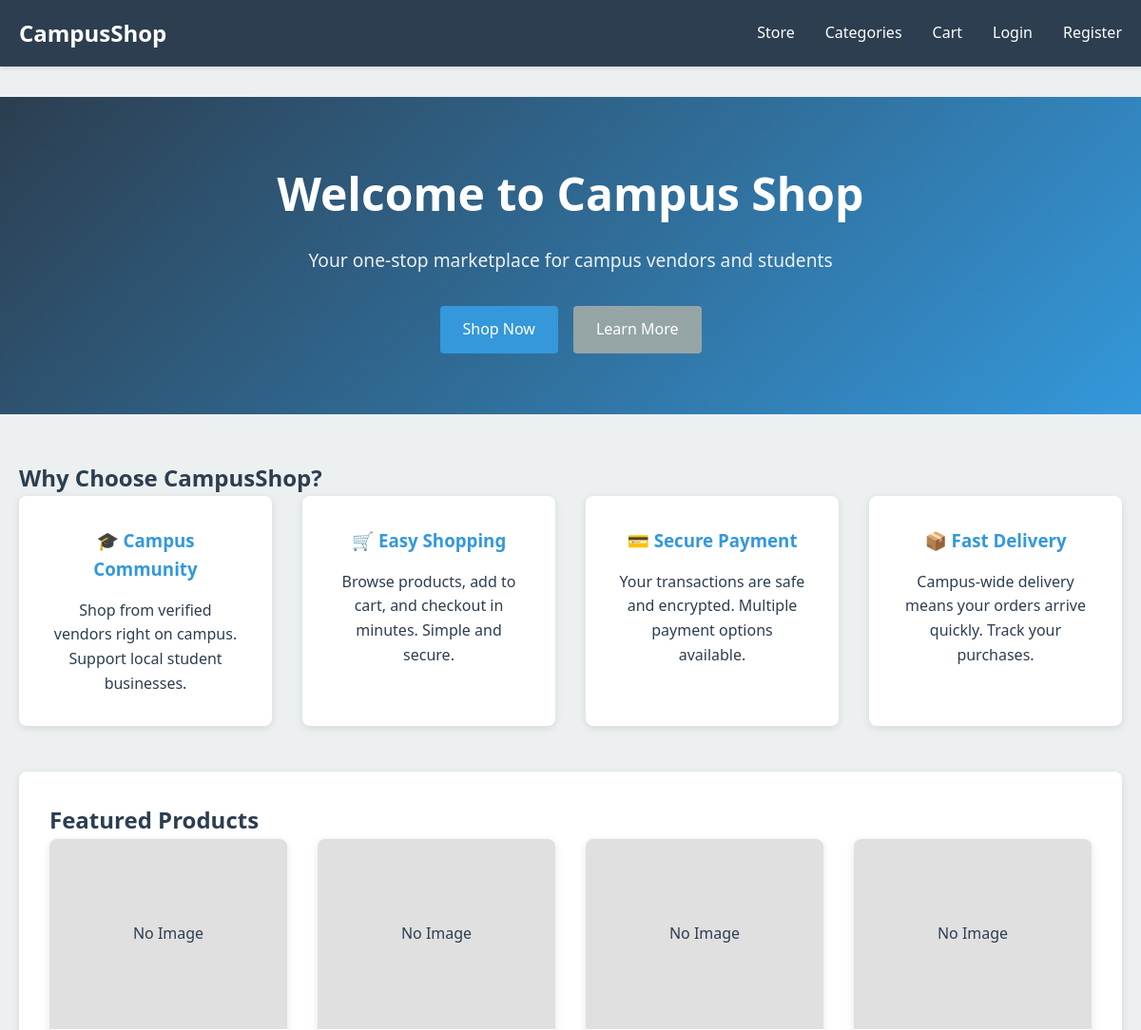
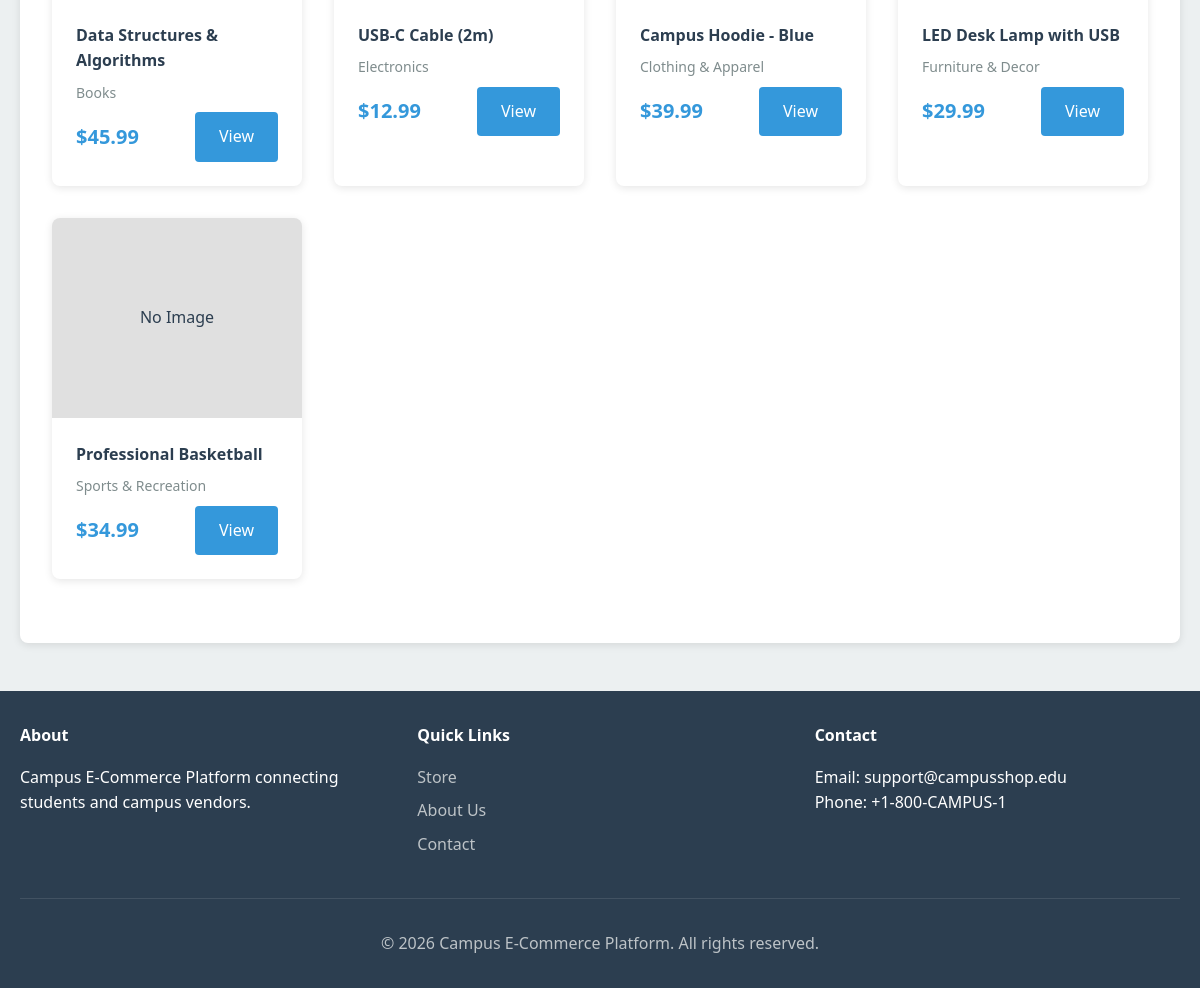
The page / on the database its author committed (2 pictures, top to bottom).
### tables this page shows
CREATE TABLE `products` (
  `id` INT AUTO_INCREMENT PRIMARY KEY,
  `vendor_id` INT NOT NULL,
  `category_id` INT NOT NULL,
  `title` VARCHAR(255) NOT NULL,
  `slug` VARCHAR(255),
  `description` LONGTEXT,
  `short_description` VARCHAR(500),
  `price` DECIMAL(12, 2) NOT NULL,
  `discount_price` DECIMAL(12, 2),
  `quantity` INT DEFAULT 0,
  `main_image` VARCHAR(255),
  `status` ENUM('draft', 'active', 'inactive', 'archived') DEFAULT 'draft',
  `rating` DECIMAL(3, 2) DEFAULT 0.00,
  `total_reviews` INT DEFAULT 0,
  `total_sales` INT DEFAULT 0,
  `sku` VARCHAR(100) UNIQUE,
  `created_at` TIMESTAMP DEFAULT CURRENT_TIMESTAMP,
  `updated_at` TIMESTAMP DEFAULT CURRENT_TIMESTAMP ON UPDATE CURRENT_TIMESTAMP,
  FOREIGN KEY (`vendor_id`) REFERENCES `users`(`id`) ON DELETE CASCADE,
  FOREIGN KEY (`category_id`) REFERENCES `categories`(`id`) ON DELETE RESTRICT,
  INDEX `idx_vendor_id` (`vendor_id`),
  INDEX `idx_category_id` (`category_id`),
  INDEX `idx_status` (`status`),
  INDEX `idx_rating` (`rating`),
  FULLTEXT INDEX `ft_search` (`title`, `description`, `short_description`)
);

CREATE TABLE `categories` (
  `id` INT AUTO_INCREMENT PRIMARY KEY,
  `name` VARCHAR(100) NOT NULL UNIQUE,
  `slug` VARCHAR(100) UNIQUE,
  `description` TEXT,
  `icon` VARCHAR(255),
  `image` VARCHAR(255),
  `is_active` TINYINT(1) DEFAULT 1,
  `created_at` TIMESTAMP DEFAULT CURRENT_TIMESTAMP,
  `updated_at` TIMESTAMP DEFAULT CURRENT_TIMESTAMP ON UPDATE CURRENT_TIMESTAMP,
  INDEX `idx_name` (`name`),
  INDEX `idx_is_active` (`is_active`)
);

### authentication/config.php (called while the page is built, shortened)
<?php
$dbHost = 'localhost';
$dbUser = 'root';
$dbPass = '';
$dbName = 'campus_based_e_commerce_platform';
$pdo = null;
function getPDOConnection() {
    global $pdo, $dbHost, $dbUser, $dbPass, $dbName;
    if (!$pdo) {
        try {
            $pdo = new PDO("mysql:host=$dbHost;dbname=$dbName;charset=utf8mb4", $dbUser, $dbPass);
            $pdo->setAttribute(PDO::ATTR_ERRMODE, PDO::ERRMODE_EXCEPTION);
        } catch (PDOException $e) {
            die('Database connection failed: ' . $e->getMessage());
        }
    }
    return $pdo;
}
function fetchAll($query, $params = []) {
    $stmt = getPDOConnection()->prepare($query);
    $stmt->execute($params);
    return $stmt->fetchAll(PDO::FETCH_ASSOC);
}
?>

### index.php (the view, shortened to what this page needs)
<?php
require_once 'authentication/config.php';
?>
<!DOCTYPE html>
<html lang="en">
<head>
    <link rel="stylesheet" href="site_layout_and_assets/style.css">
</head>
<body>
    <nav class="navbar">
        <div class="container">
            <div class="navbar-brand">
                <a href="index.php">CampusShop</a>
            </div>
            <div class="navbar-menu">
                <a href="store/index.php">Store</a>
                <a href="store/categories.php">Categories</a>
                <a href="shopping%20chart/cart.php">Cart</a>
                <?php if (isset($_SESSION['user'])): ?>
                    <span class="navbar-user">Hello, <?php echo htmlspecialchars($_SESSION['user']['username']); ?></span>
                    <a href="authentication/logout.php">Logout</a>
                <?php else: ?>
                    <a href="authentication/login.php">Login</a>
                    <a href="authentication/register.php">Register</a>
                <?php endif; ?>
            </div>
        </div>
    </nav>
    <div class="hero">
        <h1>Welcome to Campus Shop</h1>
        <p>Your one-stop marketplace for campus vendors and students</p>
        <div class="hero-buttons">
            <a href="store/index.php" class="button">Shop Now</a>
            <a href="pages/about.php" class="button" style="background-color: #95a5a6;">Learn More</a>
        </div>
    </div>
    <div class="container">
        <h2>Why Choose CampusShop?</h2>
        <div class="features">
            <div class="feature-box">
                <h3>🎓 Campus Community</h3>
                <p>Shop from verified vendors right on campus. Support local student businesses.</p>
            </div>
            <div class="feature-box">
                <h3>🛒 Easy Shopping</h3>
                <p>Browse products, add to cart, and checkout in minutes. Simple and secure.</p>
            </div>
            <div class="feature-box">
                <h3>💳 Secure Payment</h3>
                <p>Your transactions are safe and encrypted. Multiple payment options available.</p>
            </div>
            <div class="feature-box">
                <h3>📦 Fast Delivery</h3>
                <p>Campus-wide delivery means your orders arrive quickly. Track your purchases.</p>
            </div>
        </div>
        <div class="card" style="margin-bottom: 2rem;">
            <h2>Featured Products</h2>
            <div class="products-grid">
                <?php
                $featured = fetchAll('SELECT p.*, c.name as category_name FROM products p
                                     LEFT JOIN categories c ON p.category_id = c.id
                                     WHERE p.status = "active"
                                     ORDER BY p.created_at DESC LIMIT 6');
                foreach ($featured as $product):
                ?>
                    <div class="product-card">
                        <div class="product-image">
                            <?php if ($product['main_image']): ?>
                                <img src="<?php echo htmlspecialchars($product['main_image']); ?>" alt="<?php echo htmlspecialchars($product['title']); ?>">
                            <?php else: ?>
                                <div style="background: #e0e0e0; height: 200px; display: flex; align-items: center; justify-content: center;">No Image</div>
                            <?php endif; ?>
                        </div>
                        <div class="product-info">
                            <h4><?php echo htmlspecialchars($product['title']); ?></h4>
                            <p class="category"><?php echo htmlspecialchars($product['category_name']); ?></p>
                            <div class="product-footer">
                                <span class="price">$<?php echo number_format($product['price'], 2); ?></span>
                                <a href="store/product_details.php?id=<?php echo $product['id']; ?>" class="button">View</a>
                            </div>
                        </div>
                    </div>
                <?php endforeach; ?>
            </div>
        </div>
    </div>
    <footer class="footer">
        <div class="container">
            <div class="footer-content">
                <div class="footer-section">
                    <h4>About</h4>
                    <p>Campus E-Commerce Platform connecting students and campus vendors.</p>
                </div>
                <div class="footer-section">
                    <h4>Quick Links</h4>
                    <ul>
                        <li><a href="store/index.php">Store</a></li>
                        <li><a href="pages/about.php">About Us</a></li>
                        <li><a href="pages/contact.php">Contact</a></li>
                    </ul>
                </div>
                <div class="footer-section">
                    <h4>Contact</h4>
                    <p>Email: support@campusshop.edu</p>
                    <p>Phone: +1-800-CAMPUS-1</p>
                </div>
            </div>
            <div class="footer-bottom">
                <p>&copy; 2026 Campus E-Commerce Platform. All rights reserved.</p>
            </div>
        </div>
    </footer>
</body>
</html>

### site_layout_and_assets/style.css (style rules this page uses)
* { margin: 0; padding: 0; box-sizing: border-box; }
:root { --primary-color: #2c3e50; --secondary-color: #3498db; --accent-color: #e74c3c; --background-color: #ecf0f1; --text-color: #2c3e50; --light-text: #7f8c8d; }
body { font-family: 'Segoe UI', Tahoma, Geneva, Verdana, sans-serif; background-color: var(--background-color); color: var(--text-color); line-height: 1.6; }
.container { max-width: 1200px; margin: 0 auto; padding: 0 20px; }
.navbar { background-color: var(--primary-color); color: white; padding: 1rem 0; box-shadow: 0 2px 4px rgba(0,0,0,0.1); margin-bottom: 2rem; }
.navbar .container { display: flex; justify-content: space-between; align-items: center; }
.navbar-brand a { font-size: 1.5rem; font-weight: bold; color: white; text-decoration: none; }
.navbar-menu { display: flex; gap: 2rem; align-items: center; }
.navbar-menu a { color: white; text-decoration: none; transition: color 0.3s; }
.card { background: white; border-radius: 8px; padding: 2rem; box-shadow: 0 2px 8px rgba(0,0,0,0.1); margin-bottom: 2rem; }
.button { display: inline-block; background-color: var(--secondary-color); color: white; padding: 0.75rem 1.5rem; border: none; border-radius: 4px; cursor: pointer; text-decoration: none; font-size: 1rem; transition: background-color 0.3s; }
.products-grid { display: grid; grid-template-columns: repeat(auto-fill, minmax(250px, 1fr)); gap: 2rem; margin-bottom: 2rem; }
.product-card { background: white; border-radius: 8px; overflow: hidden; box-shadow: 0 2px 8px rgba(0,0,0,0.1); transition: transform 0.3s, box-shadow 0.3s; }
.product-image { height: 200px; overflow: hidden; background: #f0f0f0; }
.product-info { padding: 1.5rem; }
.product-info h4 { margin-bottom: 0.5rem; color: var(--primary-color); }
.product-info .category { color: var(--light-text); font-size: 0.875rem; margin-bottom: 0.5rem; }
.product-footer { display: flex; justify-content: space-between; align-items: center; }
.product-footer .price { font-size: 1.25rem; font-weight: bold; color: var(--secondary-color); }
.footer { background-color: var(--primary-color); color: white; padding: 2rem 0; margin-top: 3rem; }
.footer-content { display: grid; grid-template-columns: repeat(auto-fit, minmax(250px, 1fr)); gap: 2rem; margin-bottom: 2rem; }
.footer-section h4 { margin-bottom: 1rem; }
.footer-section ul { list-style: none; }
.footer-section ul li { margin-bottom: 0.5rem; }
.footer-section a { color: #bdc3c7; text-decoration: none; }
.footer-bottom { text-align: center; padding-top: 2rem; border-top: 1px solid rgba(255,255,255,0.1); color: #bdc3c7; }

### index.php (style rules this page uses)
.hero { background: linear-gradient(135deg, #2c3e50, #3498db); color: white; padding: 4rem 2rem; text-align: center; margin-bottom: 3rem; }
.hero h1 { font-size: 3rem; margin-bottom: 1rem; }
.hero p { font-size: 1.2rem; margin-bottom: 2rem; opacity: 0.9; }
.hero-buttons { display: flex; gap: 1rem; justify-content: center; flex-wrap: wrap; }
.features { display: grid; grid-template-columns: repeat(auto-fit, minmax(250px, 1fr)); gap: 2rem; margin-bottom: 3rem; }
.feature-box { background: white; padding: 2rem; border-radius: 8px; box-shadow: 0 2px 8px rgba(0,0,0,0.1); text-align: center; }
.feature-box h3 { color: #3498db; margin-bottom: 1rem; }

### rows shown on the page
products: shows "No Image", title "Data Structures & Algorithms", category.name "Books", price "45.99"
products: shows "No Image", title "USB-C Cable (2m)", category.name "Electronics", price "12.99"
products: shows "No Image", title "Campus Hoodie - Blue", category.name "Clothing & Apparel", price "39.99"
products: shows "No Image", title "LED Desk Lamp with USB", category.name "Furniture & Decor", price "29.99"
products: shows "No Image", title "Professional Basketball", category.name "Sports & Recreation", price "34.99"
